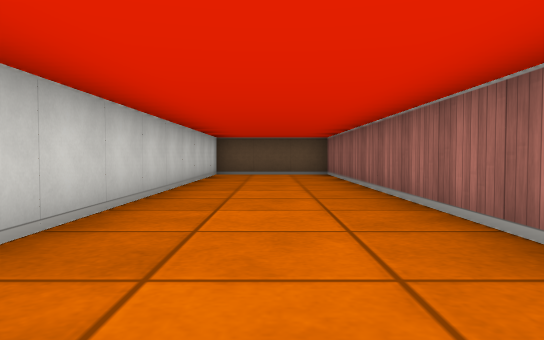
[1] (above)

23 first-person views from a walk through a cub3D level. The camera is about half as high as the walls, tilts 2° down and sees 70° across. The floor is counted in squares. Each view is taken from the middle of a square. On the plan, view 1 faces up. The plan holds only what a view shows up to about 9 squares ahead; the rest is blank.

[2]
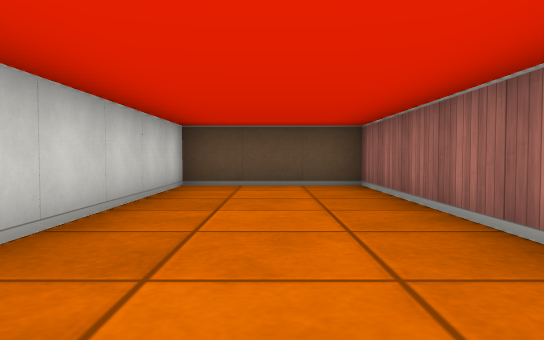

[3]
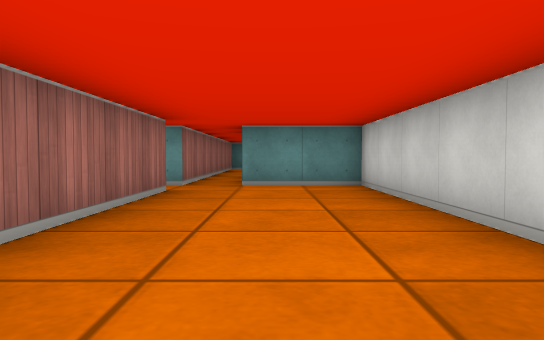

[4]
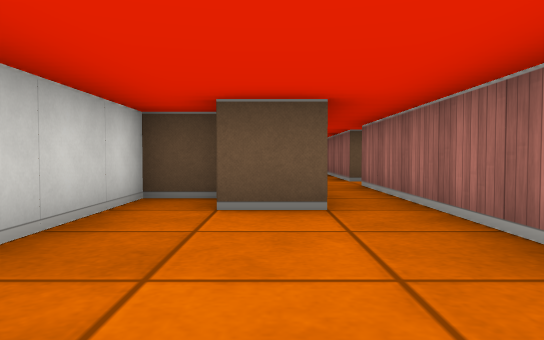

[5]
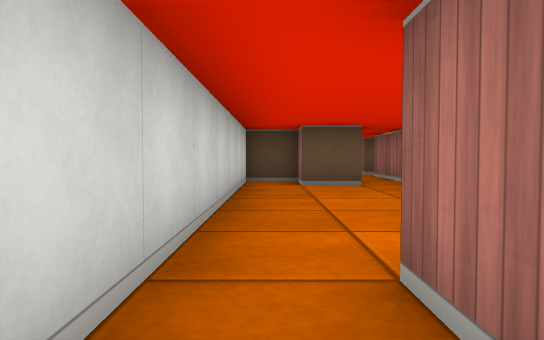

[6]
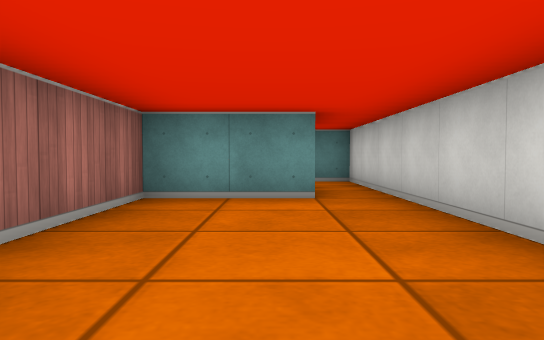

[7]
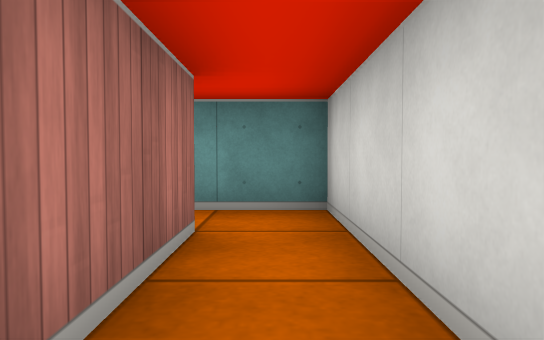

[8]
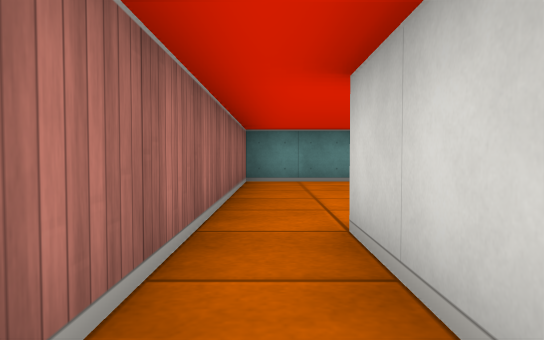

[9]
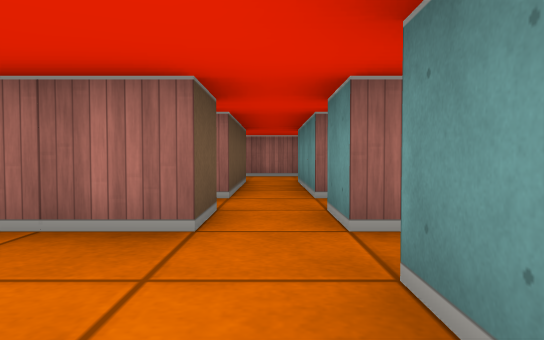

[10]
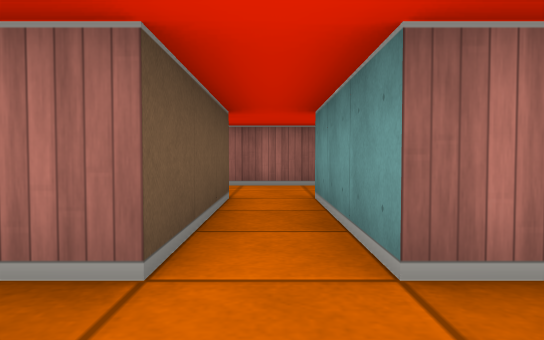

[11]
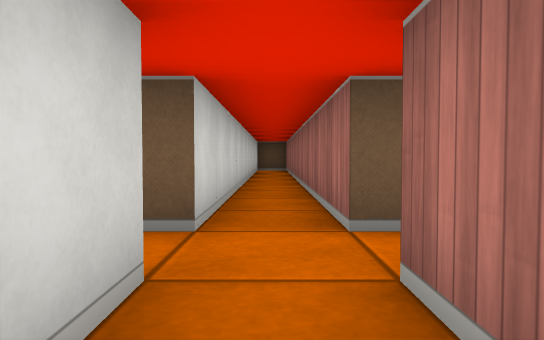

[12]
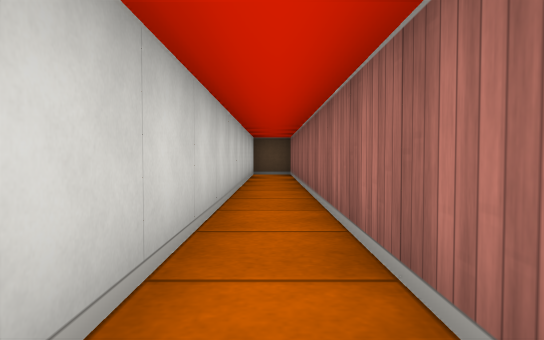

[13]
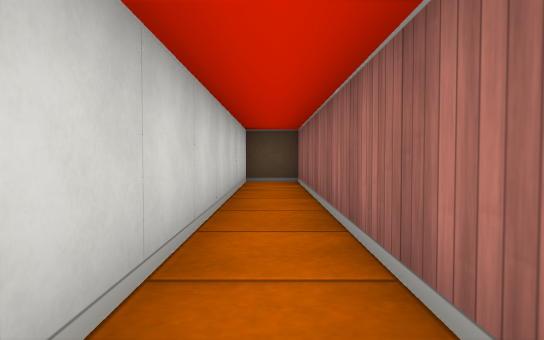

[14]
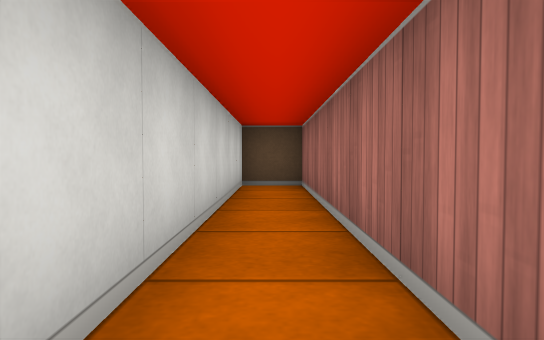

[15]
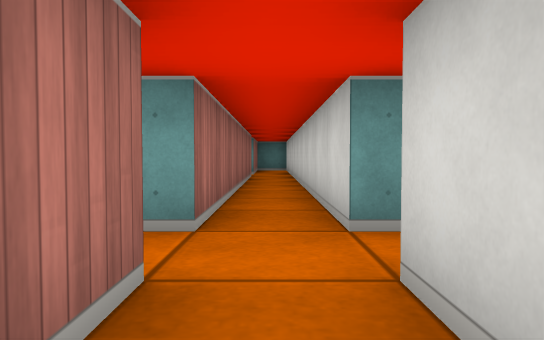

[16]
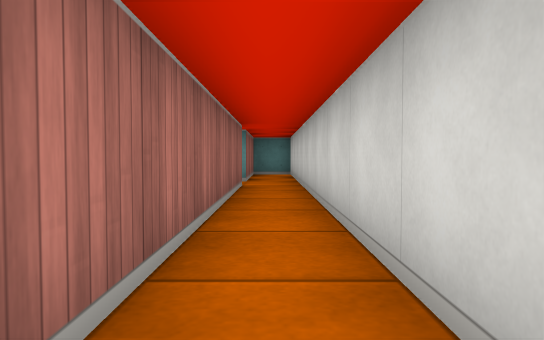

[17]
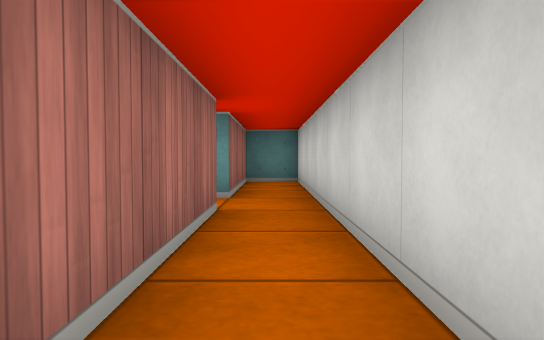

[18]
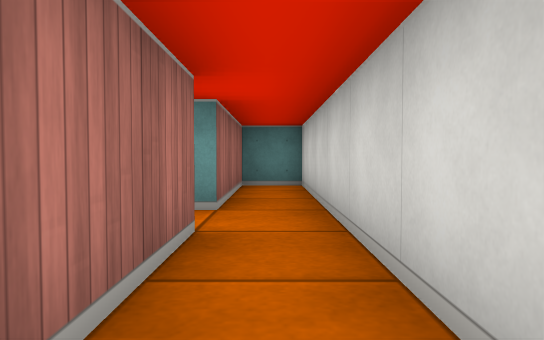

[19]
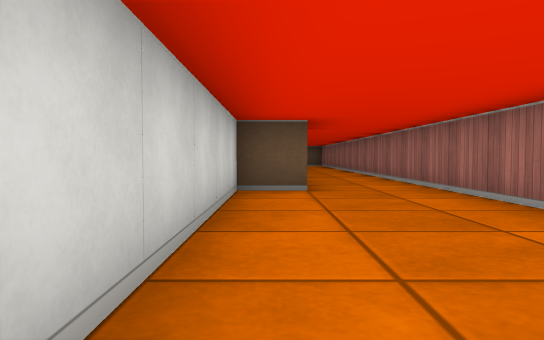

[20]
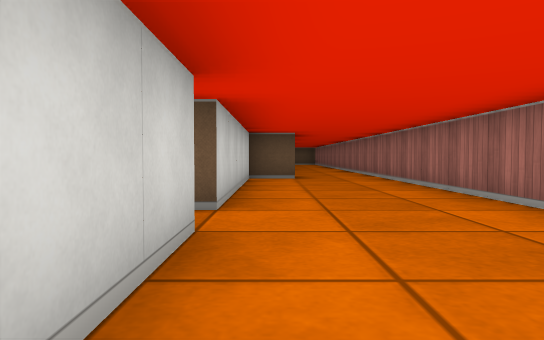

[21]
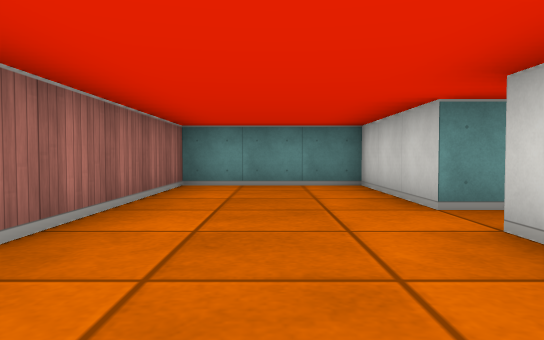

[22]
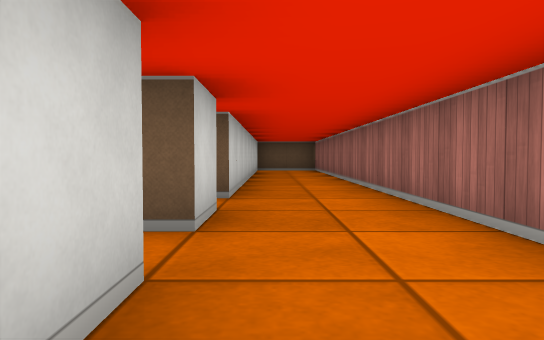

[23]
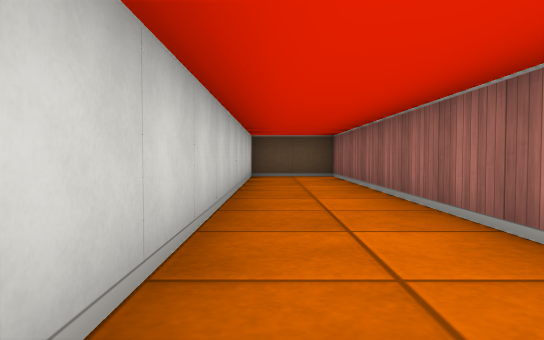

### Floor plan
Points are (right, up) in squares from view 1. A wall is a line through its corners. A room is listed if a view was taken in it or the views show most of it. See-through windows are left out.
Room 1 (views 1, 2, 3, 9, 10)
walls: (2.5, -0.5) (1.5, -0.5) (1.5, 10.5) (-1.5, 10.5) (-1.5, -1.5) (0.5, -1.5); (1.5, -1.5) (2.5, -1.5)
ways out: opening at (1, -2) to room 2; opening at (2, -1) to room 3
Room 2 (views 4, 5, 6, 7, 8)
walls: (0.5, -2.6) (0.5, -4.5) (-0.5, -4.5) (-0.5, -3.5) (-1.5, -3.5) (-1.5, -11.5); (-0.5, -11.5) (-0.5, -9.5) (1.5, -9.5) (1.5, -1.5)
ways out: opening at (1, -2) to room 1; opening at (-1, -10.5)
Room 3 (views 11, 12, 13, 14, 15, 16, 17, 18)
walls: (2.5, -1.5) (2.5, -12.5) (3.5, -12.5) (3.5, -9.5) (5.5, -9.5); (6.5, -0.5) (3.5, -0.5) (3.5, 10.5) (2.5, 10.5) (2.5, -0.5); (3.5, -8.5) (3.5, -1.5) (6.5, -1.5)
ways out: opening at (2, -1) to room 1; opening at (4.5, -9) to room 4; opening at (6, -1) to room 4
Room 4 (views 19, 20, 21, 22, 23)
walls: (6.5, -1.5) (6.5, -2.4); (6.6, -3.5) (5.5, -3.5) (5.5, -8.5); (6.5, 0.5) (6.5, -0.5); (5.5, -9.5) (5.5, -12.5) (8.5, -12.5) (8.5, 10); (6.5, 10) (6.5, 1.5)
ways out: opening at (4.5, -9) to room 3; opening at (6, -1) to room 3

Where each view was taken, in squares from view 1:
view 1: 0 up, 0 right, facing up
view 2: 4 up, 0 right, facing up
view 3: 5 up, 0 right, facing down
view 4: 8 down, 0 right, facing up
view 5: 11 down, 1 left, facing up
view 6: 5 down, 0 right, facing down
view 7: 9 down, 1 left, facing down
view 8: 2 down, 1 right, facing down
view 9: 1 down, 1 left, facing right
view 10: 1 down, 2 right, facing right
view 11: 3 down, 3 right, facing up
view 12: 0 up, 3 right, facing up
view 13: 3 up, 3 right, facing up
view 14: 4 up, 3 right, facing up
view 15: 1 up, 3 right, facing down
view 16: 2 down, 3 right, facing down
view 17: 5 down, 3 right, facing down
view 18: 6 down, 3 right, facing down
view 19: 9 down, 6 right, facing up
view 20: 12 down, 6 right, facing up
view 21: 6 down, 7 right, facing down
view 22: 3 down, 7 right, facing up
view 23: 1 up, 7 right, facing up
